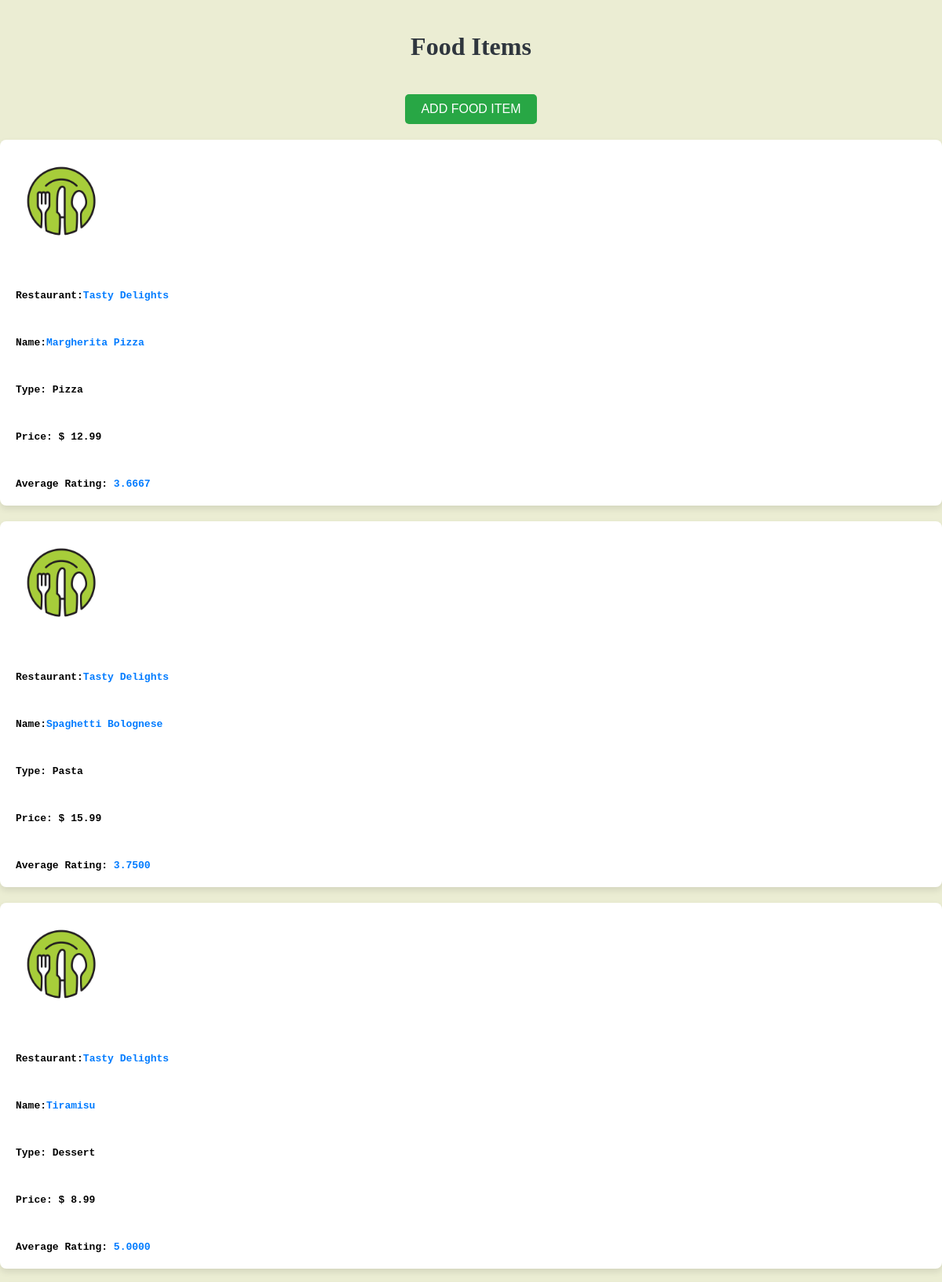
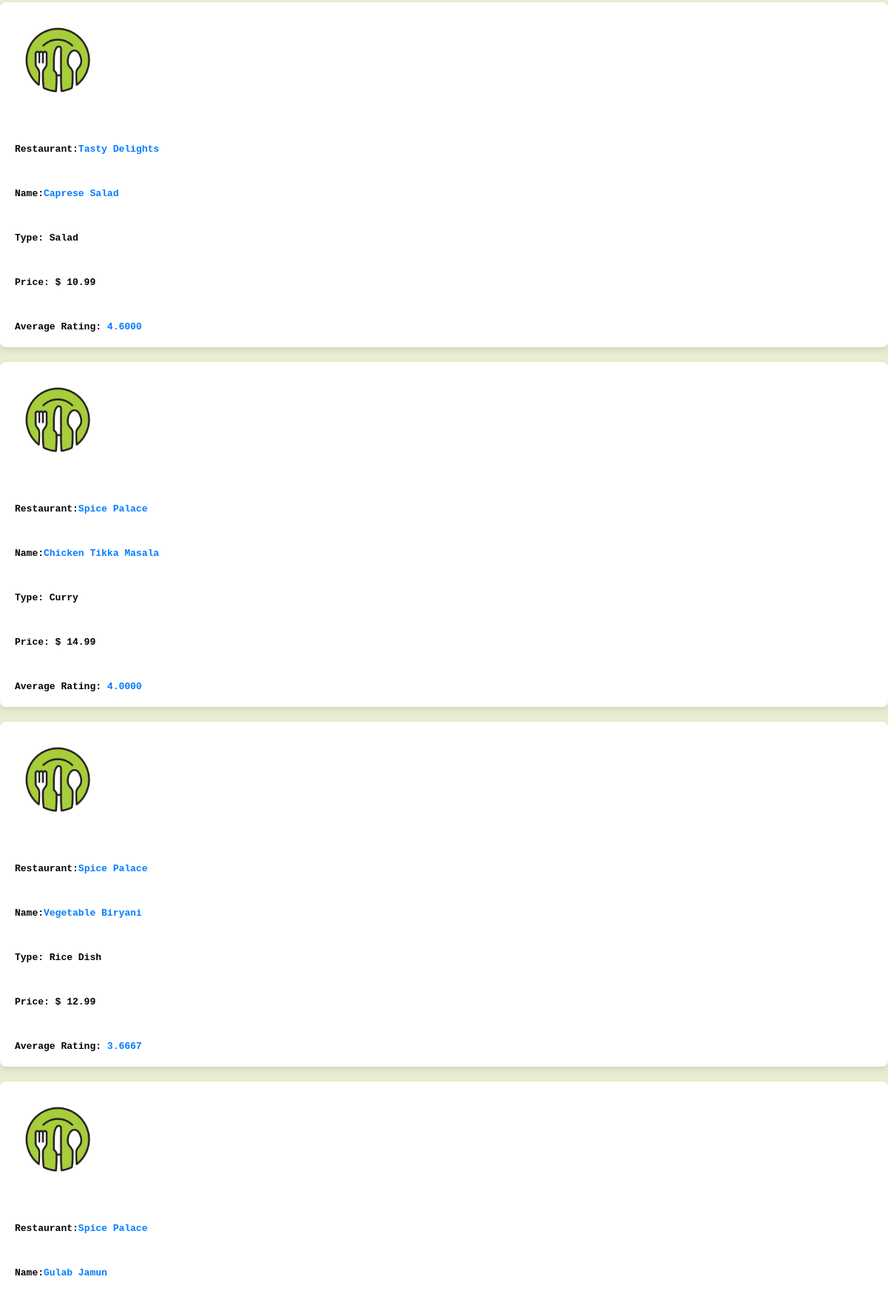
The page /food/food-view.php (upper part) on the database its author committed (2 pictures, top to bottom).
### tables this page shows
CREATE TABLE `food_item` (
  `food_item_id` int(11) NOT NULL,
  `restaurant_id` int(11) NOT NULL,
  `name` varchar(255) NOT NULL,
  `description` text,
  `type` varchar(50) NOT NULL,
  `price` decimal(8,2) NOT NULL,
  `photo` varchar(255) DEFAULT NULL
);

CREATE TABLE `restaurant` (
  `restaurant_id` int(11) NOT NULL,
  `name` varchar(255) NOT NULL,
  `type` varchar(50) NOT NULL,
  `description` text,
  `address` varchar(255) NOT NULL,
  `phone` varchar(20) DEFAULT NULL,
  `website` varchar(255) DEFAULT NULL,
  `email` varchar(255) DEFAULT NULL,
  `photo` varchar(255) DEFAULT NULL,
  `user_id` int(11) DEFAULT NULL,
  `owner_name` varchar(255) DEFAULT NULL
);

### food/food-view.php (the view, shortened to what this page needs)
<!DOCTYPE html>
<html lang="en">
<head>
</head>
<body>
    <header>
        <h1>Food Items</h1>
    </header>
    <?php
		require_once  '../db/login.php';
		$conn = new mysqli($hn, $un, $pw, $db);
	if(isset($_GET['restaurant'])){
	$restaurant_id = $_GET['restaurant'];
		$query = "SELECT f.food_item_id, f.restaurant_id, f.name, rest.name AS 'r_name', f.description, f.type, f.price, f.photo, ifnull(AVG(r.rating),0) AS 'rating' FROM food_item as f left JOIN review as r ON f.food_item_id = r.food_item_id join restaurant as rest on f.restaurant_id = rest.restaurant_id
		WHERE f.restaurant_id = $restaurant_id
		GROUP BY food_item_id, restaurant_id, name, description, type, price, photo, r_name;
		";
		$result = $conn->query($query);
		if(!$result) die($conn->error);
		$rows = $result->num_rows;
    ?>
		<form action='food-add.php' method='post'>
			<button style="padding: 10px 20px; font-size: 16px; background-color: #28a745; color: white; border: none; border-radius: 5px; cursor: pointer;">ADD FOOD ITEM</button>
		</form>
    <?php
		for($j=0; $j<$rows; ++$j){
			$row = $result->fetch_array(MYSQLI_ASSOC);
    ?>
			<pre>
				<img src="<?php echo $row['photo']; ?>" alt="Food Image"><br>
				<strong>Restaurant:<a href="../restaurants/restaurant-details.php?restaurant=<?php echo $restaurant_id; ?>"><?php echo $row['r_name'] ?></a></strong><br>
				<strong>Name:<a href="food-details.php?food_item_id=<?php echo $row['food_item_id']; ?>"><?php echo $row['name']; ?></a></strong><br>
				<strong>Type: <?php echo $row['type']; ?></strong><br>
				<strong>Price: $ <?php echo $row['price']; ?></strong><br>
				<strong>Average Rating: <a href="../reviews/review-list.php?food_item=<?php echo $row['food_item_id']; ?>"><?php echo $row['rating']; ?></a></strong>
			</pre>
    <?php
		}
	}else{
			$query = "SELECT f.food_item_id, f.restaurant_id, f.name, rest.name AS 'r_name', f.description, f.type, f.price, f.photo, ifnull(AVG(r.rating),0) AS 'rating' FROM food_item as f left JOIN review as r ON f.food_item_id = r.food_item_id join restaurant as rest on f.restaurant_id = rest.restaurant_id
			GROUP BY food_item_id, restaurant_id, name, description, type, price, photo, r_name;";
		$result = $conn->query($query);
		$rows = $result->num_rows;
    ?>
		<form action='food-add.php' method='post'>
			<button style="padding: 10px 20px; font-size: 16px; background-color: #28a745; color: white; border: none; border-radius: 5px; cursor: pointer;">ADD FOOD ITEM</button>
		</form>
    <?php
		for($j=0; $j<$rows; ++$j){
			$row = $result->fetch_array(MYSQLI_ASSOC);
    ?>
			<pre>
				<img src="<?php echo $row['photo']; ?>" alt="Food Image"><br>
				<strong>Restaurant:<a href="../restaurants/restaurant-details.php?restaurant=<?php echo $row['restaurant_id']; ?>"><?php echo $row['r_name']; ?></a></strong><br>
				<strong>Name:<a href="food-details.php?food_item_id=<?php echo $row['food_item_id']; ?>"><?php echo $row['name']; ?></a></strong><br>
				<strong>Type: <?php echo $row['type']; ?></strong><br>
				<strong>Price: $ <?php echo $row['price']; ?></strong><br>
				<strong>Average Rating: <a href="../reviews/review-list.php?food_item=<?php echo $row['food_item_id']; ?>"><?php echo $row['rating']; ?></a></strong>
			</pre>
    <?php
		}
	}
    ?>
</body>
</html>

### food/food-view.php (style rules this page uses)
body { font-family: Times New Roman, sans-serif; background-color: #EBEDD3; margin: 0; padding: 0; }
header { background-color: #EBEDD3; color: #2F363E; padding: 20px; text-align: center; }
form { text-align: center; margin-bottom: 20px; }
pre { display: flex; flex-direction: column; background-color: #fff; padding: 20px; align-items: left; border-radius: 8px; margin: 20px 0; box-shadow: 0 4px 8px rgba(0, 0, 0, 0.1); }
img { max-width: 10%; height: auto; border-radius: 8px; margin-bottom: 10px; }
a { color: #007bff; text-decoration: none; }

### rows shown on the page
food_item: photo (placeholder picture), restaurant.name "Tasty Delights", name "Margherita Pizza", type "Pizza", price "12.99", rating "3.6667"
food_item: photo (placeholder picture), restaurant.name "Tasty Delights", name "Spaghetti Bolognese", type "Pasta", price "15.99", rating "3.7500"
food_item: photo (placeholder picture), restaurant.name "Tasty Delights", name "Tiramisu", type "Dessert", price "8.99", rating "5.0000"
food_item: photo (placeholder picture), restaurant.name "Tasty Delights", name "Caprese Salad", type "Salad", price "10.99", rating "4.6000"
food_item: photo (placeholder picture), restaurant.name "Spice Palace", name "Chicken Tikka Masala", type "Curry", price "14.99", rating "4.0000"
food_item: photo (placeholder picture), restaurant.name "Spice Palace", name "Vegetable Biryani", type "Rice Dish", price "12.99", rating "3.6667"
food_item: photo (placeholder picture), restaurant.name "Spice Palace", name "Gulab Jamun"
